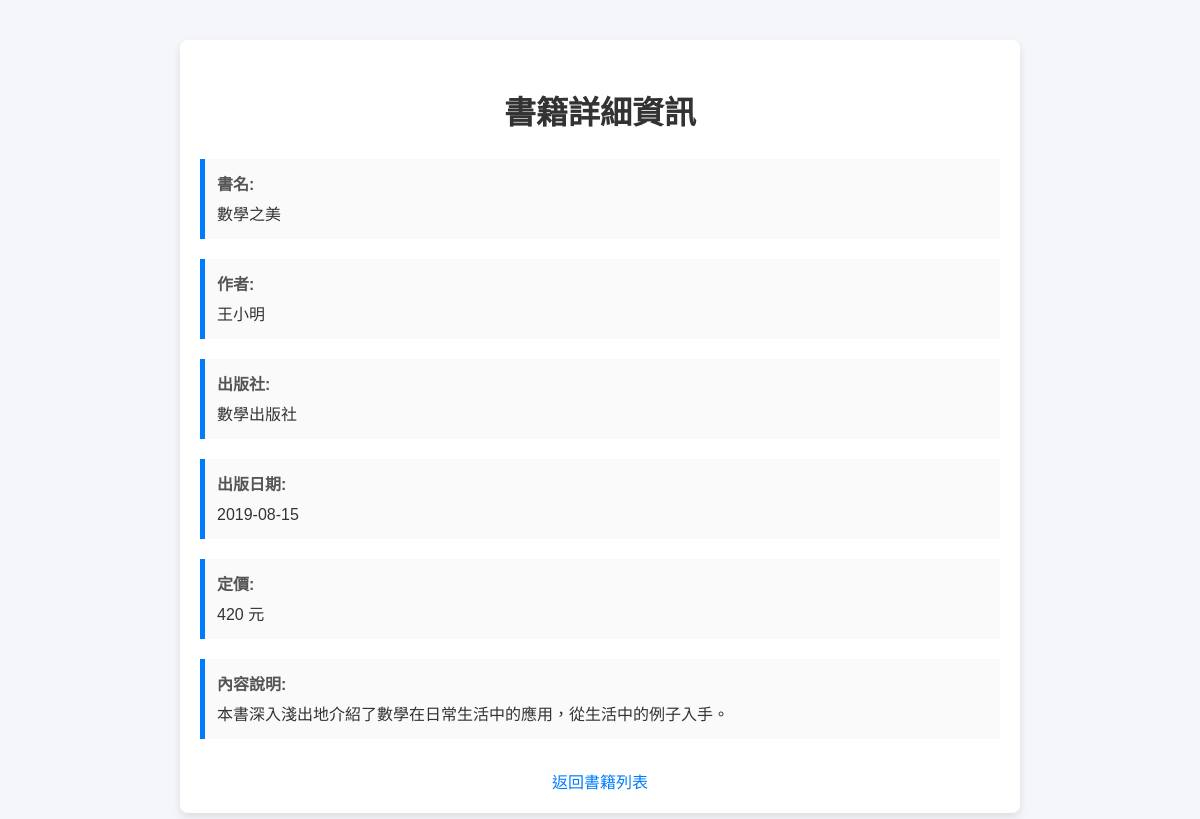
/book/book_detail.php?id=2, run on the app's committed database.
### tables this page shows
CREATE TABLE `book` (
  `id` int(11) NOT NULL,
  `bookname` varchar(64) NOT NULL COMMENT '書名',
  `author` varchar(64) NOT NULL COMMENT '作者',
  `publisher` varchar(64) NOT NULL COMMENT '出版社',
  `pubdate` date NOT NULL COMMENT '出版日期',
  `price` int(11) NOT NULL COMMENT '定價',
  `content` text NOT NULL COMMENT '內容說明'
);

### book/book_detail.php (the view, shortened to what this page needs)
<?php
require_once "dbconfig.php";
$conn = new mysqli($hostname, $dbuser, $dbpass, $database);
$conn->set_charset("utf8mb4");
$id = isset($_GET['id']) ? (int)$_GET['id'] : 0;
$stmt = $conn->prepare("SELECT * FROM book WHERE id = ?");
$stmt->bind_param("i", $id);
$stmt->execute();
$result = $stmt->get_result();
$book = $result->fetch_assoc();
?>
<!DOCTYPE html>
<html lang="zh-TW">
<head>
</head>
<body>
    <div class="container">
        <h2>書籍詳細資訊</h2>
        <?php if ($book): ?>
            <div class="info">
                <label>書名:</label>
                <p><?php echo htmlspecialchars($book['bookname']); ?></p>
            </div>
            <div class="info">
                <label>作者:</label>
                <p><?php echo htmlspecialchars($book['author']); ?></p>
            </div>
            <div class="info">
                <label>出版社:</label>
                <p><?php echo htmlspecialchars($book['publisher']); ?></p>
            </div>
            <div class="info">
                <label>出版日期:</label>
                <p><?php echo $book['pubdate']; ?></p>
            </div>
            <div class="info">
                <label>定價:</label>
                <p><?php echo $book['price']; ?> 元</p>
            </div>
            <div class="info">
                <label>內容說明:</label>
                <p><?php echo nl2br(htmlspecialchars($book['content'])); ?></p>
            </div>
        <?php else: ?>
            <p>找不到該書籍。</p>
        <?php endif; ?>
        <a class="back-link" href="book_list.php">返回書籍列表</a>
    </div>
</body>
</html>

### book/book_detail.php (style rules this page uses)
body { font-family: 'Arial', sans-serif; margin: 0; padding: 0; background-color: #f4f6f9; }
.container { max-width: 800px; margin: 40px auto; background-color: #ffffff; padding: 20px; border-radius: 8px; box-shadow: 0px 4px 8px rgba(0, 0, 0, 0.1); }
h2 { text-align: center; color: #333; font-size: 2rem; }
.info { margin-bottom: 20px; padding: 12px; background-color: #fafafa; border-left: 5px solid #007bff; }
.info label { font-weight: bold; color: #555; display: block; margin-bottom: 8px; }
.info p { margin: 0; color: #333; line-height: 1.5; }
.back-link { display: block; text-align: center; margin-top: 30px; color: #007bff; text-decoration: none; font-size: 1rem; }

### data on the page
book: bookname "數學之美", author "王小明", publisher "數學出版社", pubdate "2019-08-15", price "420", content "本書深入淺出地介紹了數學在日常生活中的應用，從生活中的例子入手。"
